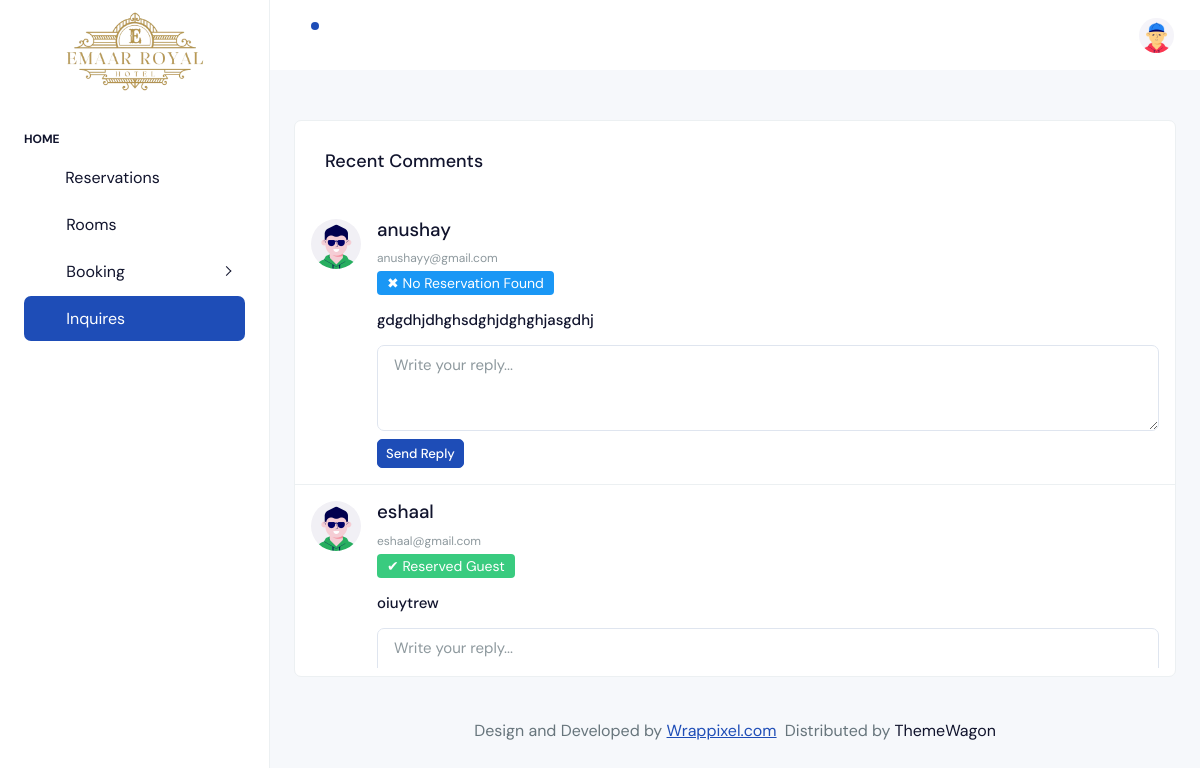
Page /admin-inquiry.php on the committed database.
### tables this page shows
CREATE TABLE `inquiries` (
  `id` int(11) NOT NULL,
  `name` varchar(100) DEFAULT NULL,
  `email` varchar(255) NOT NULL,
  `phone` varchar(20) DEFAULT NULL,
  `message` text DEFAULT NULL,
  `created_at` timestamp NOT NULL DEFAULT current_timestamp()
);

### admin-inquiry.php (the view, shortened to what this page needs)
<?php
include('inc.connection.php');
$sql = "SELECT * FROM `inquiries`";
$result = mysqli_query($conn, $sql);
?>
<!doctype html>
<html lang="en">
<head>
  <link rel="stylesheet" href="./assets/css/styles.min.css" />
</head>
<body>
  <div class="page-wrapper" id="main-wrapper" style="padding-top: 0 !important;" data-layout="vertical" data-navbarbg="skin6" data-sidebartype="full"
    data-sidebar-position="fixed" data-header-position="fixed">
    <aside class="left-sidebar" style="margin-top: 0 !important; padding-top: 0 !important; top: 0 !important;">
      <div>
        <div class="brand-logo d-flex align-items-center justify-content-center">
          <a href="./admin-dash.php" class="text-nowrap logo-img">
            <img src="images/logo.png" alt="" />
          </a>
        </div>
        <nav class="sidebar-nav scroll-sidebar" data-simplebar="">
          <ul id="sidebarnav">
            <li class="nav-small-cap">
              <span class="hide-menu">Home</span>
            </li>
            <li class="sidebar-item">
              <a class="sidebar-link" href="./admin-dash.php" aria-expanded="false">
                <i class="ti ti-atom"></i>
                <span class="hide-menu">Reservations</span>
              </a>
            </li>
            <li class="sidebar-item">
              <a class="sidebar-link justify-content-between" href="room_status.php" aria-expanded="false">
                <div class="d-flex align-items-center gap-3">
                  <span class="d-flex">
                    <i class="ti ti-mail"></i>
                  </span>
                  <span class="hide-menu">Rooms</span>
                </div>
              </a>
            </li>
            <li class="sidebar-item">
              <a class="sidebar-link has-arrow justify-content-between" href="javascript:void(0)" aria-expanded="false">
                <div class="d-flex align-items-center gap-3">
                  <span class="d-flex">
                    <i class="ti ti-bookmark"></i>
                  </span>
                  <span class="hide-menu">Booking</span>
                </div>
              </a>
            </li>
            <li class="sidebar-item">
              <a class="sidebar-link justify-content-between" href="admin-inquiry.php" aria-expanded="false">
                <div class="d-flex align-items-center gap-3">
                  <span class="d-flex">
                    <i class="ti ti-help"></i>
                  </span>
                  <span class="hide-menu">Inquires</span>
                </div>
              </a>
            </li>
        </nav>
      </div>
    </aside>
    <div class="body-wrapper">
      <header class="app-header">
        <nav class="navbar navbar-expand-lg navbar-light">
          <ul class="navbar-nav">
            <li class="nav-item dropdown">
              <a class="nav-link " href="javascript:void(0)" id="drop1" data-bs-toggle="dropdown" aria-expanded="false">
                <i class="ti ti-bell"></i>
                <div class="notification bg-primary rounded-circle"></div>
              </a>
            </li>
          </ul>
          <div class="navbar-collapse justify-content-end px-0" id="navbarNav">
            <ul class="navbar-nav flex-row ms-auto align-items-center justify-content-end">
              <li class="nav-item dropdown">
                <a class="nav-link " href="javascript:void(0)" id="drop2" data-bs-toggle="dropdown"
                  aria-expanded="false">
                  <img src="./assets/images/profile/user-1.jpg" alt="" width="35" height="35" class="rounded-circle">
                </a>
              </li>
            </ul>
          </div>
        </nav>
      </header>
      <div class="body-wrapper-inner">
        <div class="container-fluid">
          <div class="row" style="margin-top: -60px;">
            <div class="col-lg-12">
              <div class="card">
                <div class="card-body">
                  <h4 class="card-title mb-0">Recent Comments</h4>
                </div>
                <div class="comment-widgets scrollable mb-2 common-widget" style="height: 465px" data-simplebar="">
                  <?php $srno = 1;
                  while ($row = mysqli_fetch_assoc($result)) {
                    $email = $row['email'];
                    $reservation_check_query = "SELECT id FROM reservations WHERE Email = '$email' LIMIT 1";
                    $reservation_result = mysqli_query($conn, $reservation_check_query);
                    $hasReservation = mysqli_num_rows($reservation_result) > 0;
                  ?>
                    <div class="d-flex flex-row comment-row border-bottom p-3 gap-3">
                      <div>
                        <span><img src="./assets/images/profile/user-3.jpg" class="rounded-circle" alt="user" width="50" /></span>
                      </div>
                      <div class="comment-text w-100">
                        <h5 class="fw-medium"><?php echo htmlspecialchars($row['name']); ?></h5>
                        <p class="mb-1 fs-2 text-muted"><?php echo htmlspecialchars($row['email']); ?></p>
                        <p>
                          <?php if ($hasReservation): ?>
                            <span class="badge bg-success text-white">✔ Reserved Guest</span>
                          <?php else: ?>
                            <span class="badge bg-secondary text-white">✖ No Reservation Found</span>
                          <?php endif; ?>
                        </p>
                        <h6 class="fw-medium"><?php echo nl2br(htmlspecialchars($row['message'])); ?></h6>
                        <form method="POST" action="reply.php" class="mt-3">
                          <div class="mb-2">
                            <textarea name="message" class="form-control" rows="3" placeholder="Write your reply..." required></textarea>
                          </div>
                          <button type="submit" class="btn btn-primary btn-sm">Send Reply</button>
                        </form>
                      </div>
                    </div>
                  <?php $srno++;
                  } ?>
                </div>
              </div>
            </div>
            <div class="py-6 px-6 text-center">
              <p class="mb-0 fs-4">Design and Developed by <a href="#"
                  class="pe-1 text-primary text-decoration-underline">Wrappixel.com</a> Distributed by <a
                  href="https://themewagon.com" target="_blank">ThemeWagon</a></p>
            </div>
          </div>
        </div>
      </div>
    </div>
</body>
</html>

### admin-inquiry.php (style rules this page uses)
.app-header { margin-top: 0 !important; padding-top: 0 !important; position: relative; top: 0 !important; }
nav.navbar { margin-top: 0 !important; padding-top: 0 !important; }
.body-wrapper, #main-wrapper, .page-wrapper { margin-top: 0 !important; padding-top: 0 !important; }
.brand-logo img { width: 100%; height: 160px; margin-top: -26px; margin-bottom: -35px; }

### rows in the picture
inquiries: name "anushay", email "anushayy@gmail.com", shows "✖ No Reservation Found", message "gdgdhjdhghsdghjdghghjasgdhj"
inquiries: name "eshaal", email "eshaal@gmail.com", shows "✔ Reserved Guest", message "oiuytrew"
